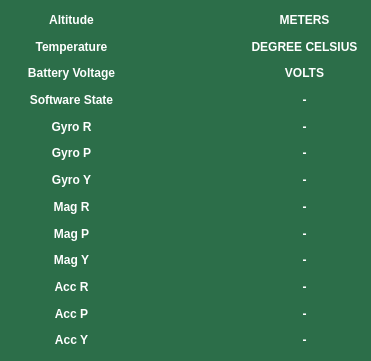
     <widget class="QWidget" name="TelemetryContainer_3" native="true">
      <property name="geometry">
       <rect>
        <x>71</x>
        <y>110</y>
        <width>371</width>
        <height>361</height>
       </rect>
      </property>
      <property name="styleSheet">
       <string notr="true">image: null;
background-color: rgb(44, 110, 73);
color: rgb(255, 255, 255);</string>
      </property>
      <widget class="QWidget" name="layoutWidget_10">
       <property name="geometry">
        <rect>
         <x>11</x>
         <y>10</y>
         <width>121</width>
         <height>341</height>
        </rect>
       </property>
       <layout class="QVBoxLayout" name="verticalLayout_10">
        <item>
         <widget class="QLabel" name="Altitude_4">
          <property name="text">
           <string>&lt;html&gt;&lt;head/&gt;&lt;body&gt;&lt;p&gt;&lt;span style=&quot; font-weight:700;&quot;&gt;Altitude&lt;/span&gt;&lt;/p&gt;&lt;/body&gt;&lt;/html&gt;</string>
          </property>
          <property name="alignment">
           <set>Qt::AlignCenter</set>
          </property>
         </widget>
        </item>
        <item>
         <widget class="QLabel" name="Temperature_4">
          <property name="text">
           <string>&lt;html&gt;&lt;head/&gt;&lt;body&gt;&lt;p&gt;&lt;span style=&quot; font-weight:700;&quot;&gt;Temperature&lt;/span&gt;&lt;/p&gt;&lt;/body&gt;&lt;/html&gt;</string>
          </property>
          <property name="alignment">
           <set>Qt::AlignCenter</set>
          </property>
         </widget>
        </item>
        <item>
         <widget class="QLabel" name="BatteryVoltage_4">
          <property name="text">
           <string>&lt;html&gt;&lt;head/&gt;&lt;body&gt;&lt;p&gt;&lt;span style=&quot; font-weight:700;&quot;&gt;Battery Voltage&lt;/span&gt;&lt;/p&gt;&lt;/body&gt;&lt;/html&gt;</string>
          </property>
          <property name="alignment">
           <set>Qt::AlignCenter</set>
          </property>
         </widget>
        </item>
        <item>
         <widget class="QLabel" name="softwareState_4">
          <property name="text">
           <string>&lt;html&gt;&lt;head/&gt;&lt;body&gt;&lt;p&gt;&lt;span style=&quot; font-weight:700;&quot;&gt;Software State&lt;/span&gt;&lt;/p&gt;&lt;/body&gt;&lt;/html&gt;</string>
          </property>
          <property name="alignment">
           <set>Qt::AlignCenter</set>
          </property>
         </widget>
        </item>
        <item>
         <widget class="QLabel" name="softwareState_5">
          <property name="text">
           <string>&lt;html&gt;&lt;head/&gt;&lt;body&gt;&lt;p&gt;&lt;span style=&quot; font-weight:700;&quot;&gt;Gyro R&lt;/span&gt;&lt;/p&gt;&lt;/body&gt;&lt;/html&gt;</string>
          </property>
          <property name="alignment">
           <set>Qt::AlignCenter</set>
          </property>
         </widget>
        </item>
        <item>
         <widget class="QLabel" name="label_19">
          <property name="text">
           <string>&lt;html&gt;&lt;head/&gt;&lt;body&gt;&lt;p&gt;&lt;span style=&quot; font-weight:700;&quot;&gt;Gyro P&lt;/span&gt;&lt;/p&gt;&lt;/body&gt;&lt;/html&gt;</string>
          </property>
          <property name="alignment">
           <set>Qt::AlignCenter</set>
          </property>
         </widget>
        </item>
        <item>
         <widget class="QLabel" name="softwareState_7">
          <property name="text">
           <string>&lt;html&gt;&lt;head/&gt;&lt;body&gt;&lt;p&gt;&lt;span style=&quot; font-weight:700;&quot;&gt;Gyro Y&lt;/span&gt;&lt;/p&gt;&lt;/body&gt;&lt;/html&gt;</string>
          </property>
          <property name="alignment">
           <set>Qt::AlignCenter</set>
          </property>
         </widget>
        </item>
        <item>
         <widget class="QLabel" name="softwareState_8">
          <property name="text">
           <string>&lt;html&gt;&lt;head/&gt;&lt;body&gt;&lt;p&gt;&lt;span style=&quot; font-weight:700;&quot;&gt;Mag R&lt;/span&gt;&lt;/p&gt;&lt;/body&gt;&lt;/html&gt;</string>
          </property>
          <property name="alignment">
           <set>Qt::AlignCenter</set>
          </property>
         </widget>
        </item>
        <item>
         <widget class="QLabel" name="softwareState_9">
          <property name="text">
           <string>&lt;html&gt;&lt;head/&gt;&lt;body&gt;&lt;p&gt;&lt;span style=&quot; font-weight:700;&quot;&gt;Mag P&lt;/span&gt;&lt;/p&gt;&lt;/body&gt;&lt;/html&gt;</string>
          </property>
          <property name="alignment">
           <set>Qt::AlignCenter</set>
          </property>
         </widget>
        </item>
        <item>
         <widget class="QLabel" name="softwareState_10">
          <property name="text">
           <string>&lt;html&gt;&lt;head/&gt;&lt;body&gt;&lt;p&gt;&lt;span style=&quot; font-weight:700;&quot;&gt;Mag Y&lt;/span&gt;&lt;/p&gt;&lt;/body&gt;&lt;/html&gt;</string>
          </property>
          <property name="alignment">
           <set>Qt::AlignCenter</set>
          </property>
         </widget>
        </item>
        <item>
         <widget class="QLabel" name="softwareState_11">
          <property name="text">
           <string>&lt;html&gt;&lt;head/&gt;&lt;body&gt;&lt;p&gt;&lt;span style=&quot; font-weight:700;&quot;&gt;Acc R&lt;/span&gt;&lt;/p&gt;&lt;/body&gt;&lt;/html&gt;</string>
          </property>
          <property name="alignment">
           <set>Qt::AlignCenter</set>
          </property>
         </widget>
        </item>
        <item>
         <widget class="QLabel" name="softwareState_12">
          <property name="text">
           <string>&lt;html&gt;&lt;head/&gt;&lt;body&gt;&lt;p&gt;&lt;span style=&quot; font-weight:700;&quot;&gt;Acc P&lt;/span&gt;&lt;/p&gt;&lt;/body&gt;&lt;/html&gt;</string>
          </property>
          <property name="alignment">
           <set>Qt::AlignCenter</set>
          </property>
         </widget>
        </item>
        <item>
         <widget class="QLabel" name="softwareState_13">
          <property name="text">
           <string>&lt;html&gt;&lt;head/&gt;&lt;body&gt;&lt;p&gt;&lt;span style=&quot; font-weight:700;&quot;&gt;Acc Y&lt;/span&gt;&lt;/p&gt;&lt;/body&gt;&lt;/html&gt;</string>
          </property>
          <property name="alignment">
           <set>Qt::AlignCenter</set>
          </property>
         </widget>
        </item>
       </layout>
      </widget>
      <widget class="QWidget" name="layoutWidget_11">
       <property name="geometry">
        <rect>
         <x>135</x>
         <y>10</y>
         <width>111</width>
         <height>341</height>
        </rect>
       </property>
       <layout class="QVBoxLayout" name="verticalLayout_11">
        <item>
         <widget class="QLabel" name="SPALTITUDE">
          <property name="text">
           <string/>
          </property>
          <property name="alignment">
           <set>Qt::AlignCenter</set>
          </property>
         </widget>
        </item>
        <item>
         <widget class="QLabel" name="SPTEMPERATURE">
          <property name="text">
           <string/>
          </property>
          <property name="alignment">
           <set>Qt::AlignCenter</set>
          </property>
         </widget>
        </item>
        <item>
         <widget class="QLabel" name="SPVoltage">
          <property name="text">
           <string/>
          </property>
          <property name="alignment">
           <set>Qt::AlignCenter</set>
          </property>
         </widget>
        </item>
        <item>
         <widget class="QLabel" name="SPSoftwareState">
          <property name="text">
           <string/>
          </property>
          <property name="alignment">
           <set>Qt::AlignCenter</set>
          </property>
         </widget>
        </item>
        <item>
         <widget class="QLabel" name="SPGYROR">
          <property name="text">
           <string/>
          </property>
          <property name="alignment">
           <set>Qt::AlignCenter</set>
          </property>
         </widget>
        </item>
        <item>
         <widget class="QLabel" name="SPGYROP">
          <property name="text">
           <string/>
          </property>
          <property name="alignment">
           <set>Qt::AlignCenter</set>
          </property>
         </widget>
        </item>
        <item>
         <widget class="QLabel" name="SPGYROY">
          <property name="text">
           <string/>
          </property>
          <property name="alignment">
           <set>Qt::AlignCenter</set>
          </property>
         </widget>
        </item>
        <item>
         <widget class="QLabel" name="SPMAGR">
          <property name="text">
           <string/>
          </property>
          <property name="alignment">
           <set>Qt::AlignCenter</set>
          </property>
         </widget>
        </item>
        <item>
         <widget class="QLabel" name="SPMAGP">
          <property name="text">
           <string/>
          </property>
          <property name="alignment">
           <set>Qt::AlignCenter</set>
          </property>
         </widget>
        </item>
        <item>
         <widget class="QLabel" name="SPMAGY">
          <property name="text">
           <string/>
          </property>
          <property name="alignment">
           <set>Qt::AlignCenter</set>
          </property>
         </widget>
        </item>
        <item>
         <widget class="QLabel" name="SPACCR">
          <property name="text">
           <string/>
          </property>
          <property name="alignment">
           <set>Qt::AlignCenter</set>
          </property>
         </widget>
        </item>
        <item>
         <widget class="QLabel" name="SPACCP">
          <property name="text">
           <string/>
          </property>
          <property name="alignment">
           <set>Qt::AlignCenter</set>
          </property>
         </widget>
        </item>
        <item>
         <widget class="QLabel" name="SPACCY">
          <property name="text">
           <string/>
          </property>
          <property name="alignment">
           <set>Qt::AlignCenter</set>
          </property>
         </widget>
        </item>
       </layout>
      </widget>
      <widget class="QWidget" name="layoutWidget_12">
       <property name="geometry">
        <rect>
         <x>249</x>
         <y>10</y>
         <width>111</width>
         <height>341</height>
        </rect>
       </property>
       <layout class="QVBoxLayout" name="verticalLayout_12">
        <item>
         <widget class="QLabel" name="ALTITUDEUNIT_4">
          <property name="text">
           <string>&lt;html&gt;&lt;head/&gt;&lt;body&gt;&lt;p&gt;&lt;span style=&quot; font-weight:700;&quot;&gt;METERS&lt;/span&gt;&lt;/p&gt;&lt;/body&gt;&lt;/html&gt;</string>
          </property>
          <property name="alignment">
           <set>Qt::AlignCenter</set>
          </property>
         </widget>
        </item>
        <item>
         <widget class="QLabel" name="TEMPERATURUNIT_4">
          <property name="text">
           <string>&lt;html&gt;&lt;head/&gt;&lt;body&gt;&lt;p&gt;&lt;span style=&quot; font-weight:700;&quot;&gt;DEGREE CELSIUS&lt;/span&gt;&lt;/p&gt;&lt;/body&gt;&lt;/html&gt;</string>
          </property>
          <property name="alignment">
           <set>Qt::AlignCenter</set>
          </property>
         </widget>
        </item>
        <item>
         <widget class="QLabel" name="BATTERYVOLTAGEUNIT_4">
          <property name="text">
           <string>&lt;html&gt;&lt;head/&gt;&lt;body&gt;&lt;p&gt;&lt;span style=&quot; font-weight:700;&quot;&gt;VOLTS&lt;/span&gt;&lt;/p&gt;&lt;/body&gt;&lt;/html&gt;</string>
          </property>
          <property name="alignment">
           <set>Qt::AlignCenter</set>
          </property>
         </widget>
        </item>
        <item>
         <widget class="QLabel" name="SOFTWARESTATEUNIT_4">
          <property name="text">
           <string>&lt;html&gt;&lt;head/&gt;&lt;body&gt;&lt;p&gt;&lt;span style=&quot; font-weight:700;&quot;&gt;-&lt;/span&gt;&lt;/p&gt;&lt;/body&gt;&lt;/html&gt;</string>
          </property>
          <property name="alignment">
           <set>Qt::AlignCenter</set>
          </property>
         </widget>
        </item>
        <item>
         <widget class="QLabel" name="SOFTWARESTATEUNIT_5">
          <property name="text">
           <string>&lt;html&gt;&lt;head/&gt;&lt;body&gt;&lt;p&gt;&lt;span style=&quot; font-weight:700;&quot;&gt;-&lt;/span&gt;&lt;/p&gt;&lt;/body&gt;&lt;/html&gt;</string>
          </property>
          <property name="alignment">
           <set>Qt::AlignCenter</set>
          </property>
         </widget>
        </item>
        <item>
         <widget class="QLabel" name="SOFTWARESTATEUNIT_6">
          <property name="text">
           <string>&lt;html&gt;&lt;head/&gt;&lt;body&gt;&lt;p&gt;&lt;span style=&quot; font-weight:700;&quot;&gt;-&lt;/span&gt;&lt;/p&gt;&lt;/body&gt;&lt;/html&gt;</string>
          </property>
          <property name="alignment">
           <set>Qt::AlignCenter</set>
          </property>
         </widget>
        </item>
        <item>
         <widget class="QLabel" name="SOFTWARESTATEUNIT_8">
          <property name="text">
           <string>&lt;html&gt;&lt;head/&gt;&lt;body&gt;&lt;p&gt;&lt;span style=&quot; font-weight:700;&quot;&gt;-&lt;/span&gt;&lt;/p&gt;&lt;/body&gt;&lt;/html&gt;</string>
          </property>
          <property name="alignment">
           <set>Qt::AlignCenter</set>
          </property>
         </widget>
        </item>
        <item>
         <widget class="QLabel" name="SOFTWARESTATEUNIT_7">
          <property name="text">
           <string>&lt;html&gt;&lt;head/&gt;&lt;body&gt;&lt;p&gt;&lt;span style=&quot; font-weight:700;&quot;&gt;-&lt;/span&gt;&lt;/p&gt;&lt;/body&gt;&lt;/html&gt;</string>
          </property>
          <property name="alignment">
           <set>Qt::AlignCenter</set>
          </property>
         </widget>
        </item>
        <item>
         <widget class="QLabel" name="SOFTWARESTATEUNIT_9">
          <property name="text">
           <string>&lt;html&gt;&lt;head/&gt;&lt;body&gt;&lt;p&gt;&lt;span style=&quot; font-weight:700;&quot;&gt;-&lt;/span&gt;&lt;/p&gt;&lt;/body&gt;&lt;/html&gt;</string>
          </property>
          <property name="alignment">
           <set>Qt::AlignCenter</set>
          </property>
         </widget>
        </item>
        <item>
         <widget class="QLabel" name="SOFTWARESTATEUNIT_10">
          <property name="text">
           <string>&lt;html&gt;&lt;head/&gt;&lt;body&gt;&lt;p&gt;&lt;span style=&quot; font-weight:700;&quot;&gt;-&lt;/span&gt;&lt;/p&gt;&lt;/body&gt;&lt;/html&gt;</string>
          </property>
          <property name="alignment">
           <set>Qt::AlignCenter</set>
          </property>
         </widget>
        </item>
        <item>
         <widget class="QLabel" name="SOFTWARESTATEUNIT_11">
          <property name="text">
           <string>&lt;html&gt;&lt;head/&gt;&lt;body&gt;&lt;p&gt;&lt;span style=&quot; font-weight:700;&quot;&gt;-&lt;/span&gt;&lt;/p&gt;&lt;/body&gt;&lt;/html&gt;</string>
          </property>
          <property name="alignment">
           <set>Qt::AlignCenter</set>
          </property>
         </widget>
        </item>
        <item>
         <widget class="QLabel" name="SOFTWARESTATEUNIT_12">
          <property name="text">
           <string>&lt;html&gt;&lt;head/&gt;&lt;body&gt;&lt;p&gt;&lt;span style=&quot; font-weight:700;&quot;&gt;-&lt;/span&gt;&lt;/p&gt;&lt;/body&gt;&lt;/html&gt;</string>
          </property>
          <property name="alignment">
           <set>Qt::AlignCenter</set>
          </property>
         </widget>
        </item>
        <item>
         <widget class="QLabel" name="SOFTWARESTATEUNIT_13">
          <property name="text">
           <string>&lt;html&gt;&lt;head/&gt;&lt;body&gt;&lt;p&gt;&lt;span style=&quot; font-weight:700;&quot;&gt;-&lt;/span&gt;&lt;/p&gt;&lt;/body&gt;&lt;/html&gt;</string>
          </property>
          <property name="alignment">
           <set>Qt::AlignCenter</set>
          </property>
         </widget>
        </item>
       </layout>
      </widget>
     </widget>
